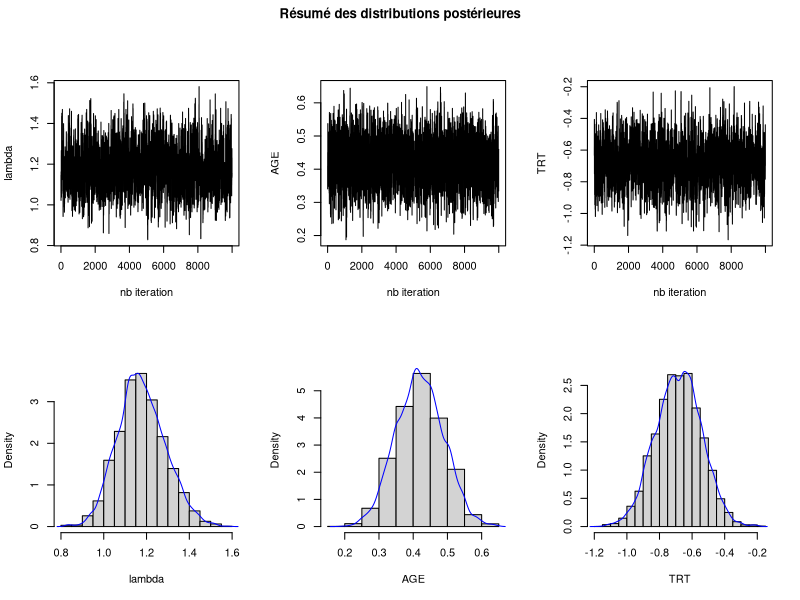
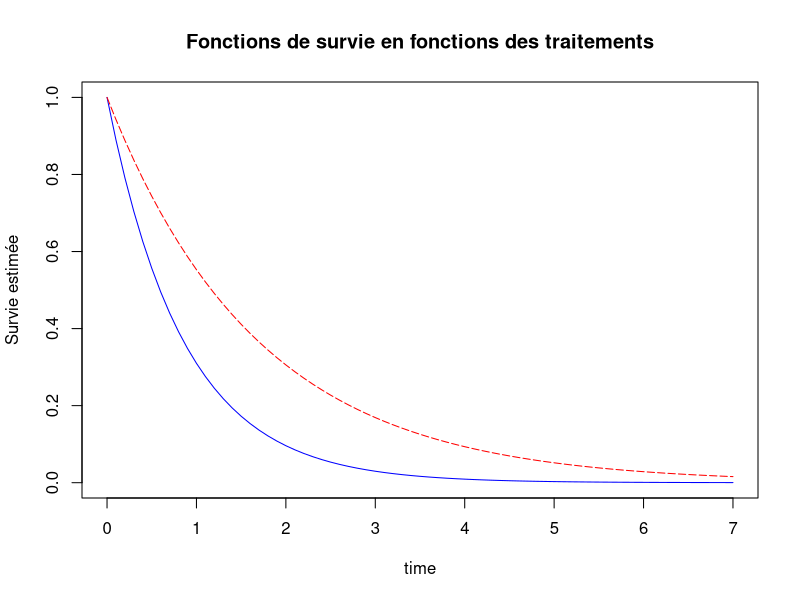
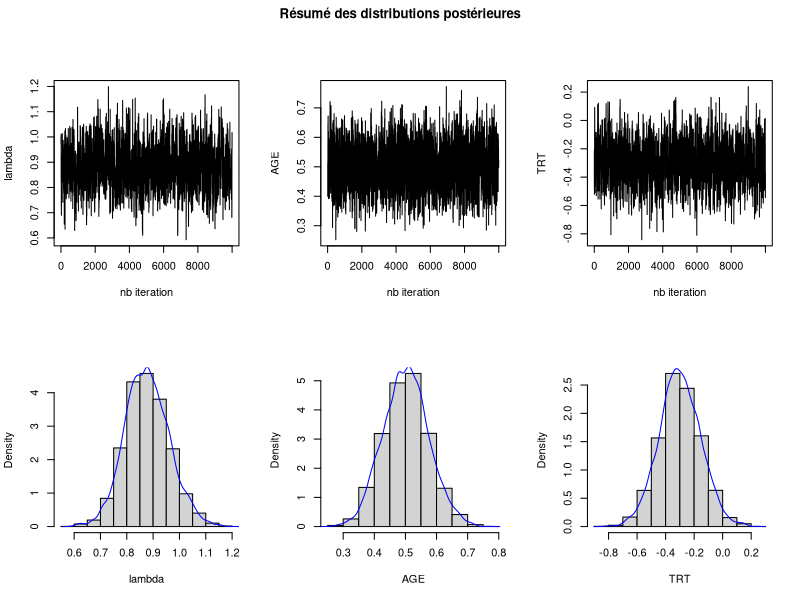
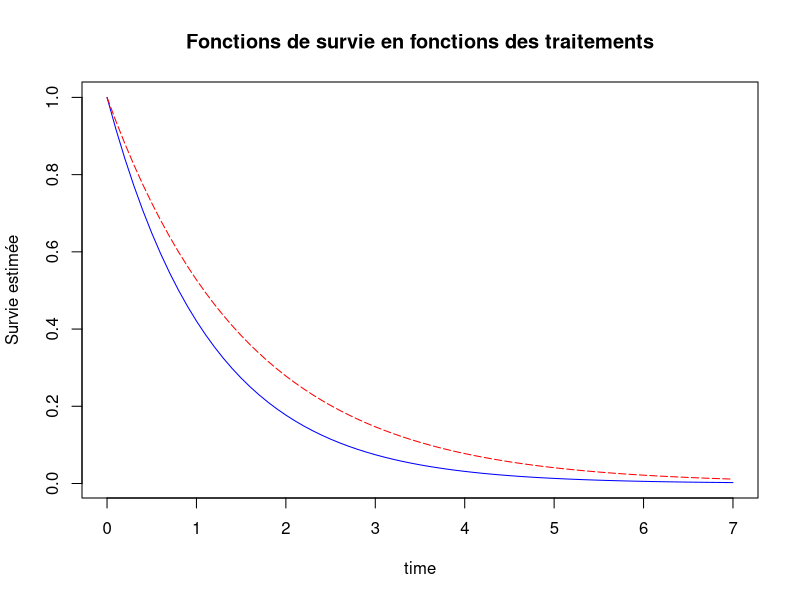
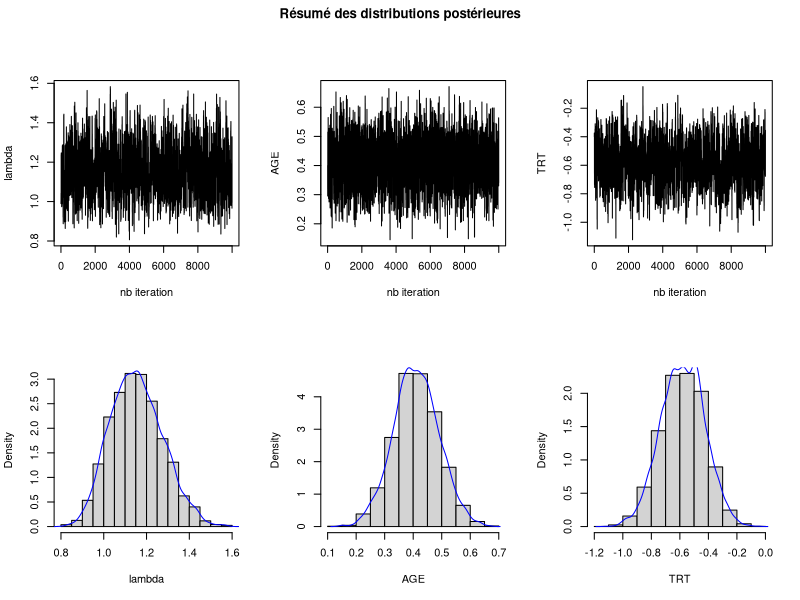
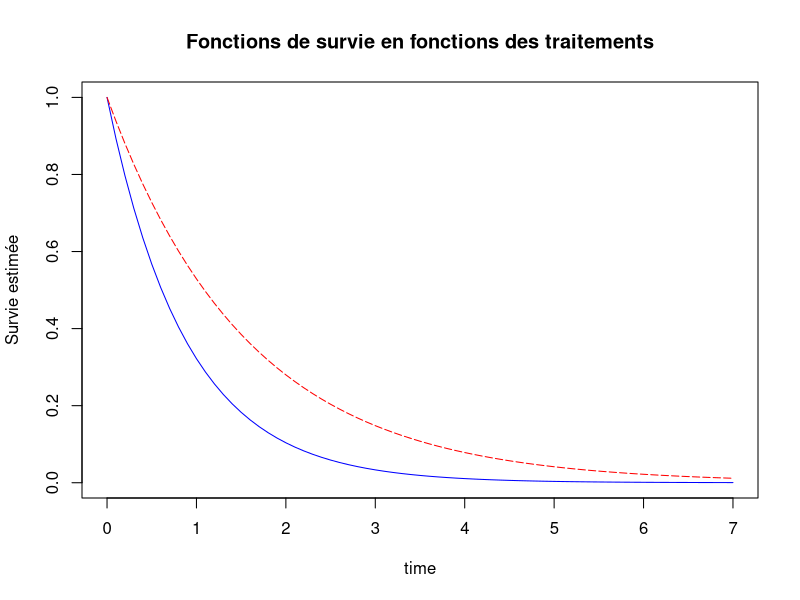

Write R code to recreate these figures, in order.
##########
# PART A #
##########

# A.4
# Frequences sur la censure
compute_cens <- function(vector, file_to_save){
  f <- table(vector)

  data_to_write <- matrix(c(f[[1]], f[[1]]/length(vector), f[[2]], f[[2]]/length(vector)),
    nrow=2, ncol=2) 
  rownames(data_to_write) <- c("Effectif", "Fréquence")
  colnames(data_to_write) <- c("Censuré","Non censuré")

  sink(file=file_to_save, append=TRUE)
  print(data_to_write, digits=2)
  sink()
}

# A.4
# Frequences sur les traitements
compute_trt <- function(vector, file_to_save){
  f <- table(vector)
  n <- sum(is.na(vector))
  l <- length(vector)
  data_to_write <- matrix(c(f[[1]], f[[1]]/l, f[[2]], f[[2]]/l, n, n/l),
    nrow=2, ncol=3) 
  rownames(data_to_write) <- c("Effectif", "Fréquence")
  colnames(data_to_write) <- c("Traitement A","Traitement B", "NA")

  sink(file=file_to_save, append=TRUE)
  print(data_to_write, digits=2)
  sink()
}

# A.4
# Statistiques descriptives
stat_descr <- function(data, file_to_save){
  T = gsub("[,]",".", data$T)
  AGE = gsub("[,]",".", data$AGE)
  summary_T <- summary(as.vector(T, mode="numeric"), na.rm=TRUE)
  names <- names(summary_T)
  summary_AGE <- summary(as.vector(AGE, mode="numeric"), na.rm=TRUE)
  sd_T <- sd(T, na.rm=TRUE)
  sd_AGE <- sd(AGE, na.rm=TRUE)

  data_to_write <- matrix(c(summary_T, sd_T, summary_AGE[1:6], sd_AGE),
			  nrow=7, ncol=2)
  rownames(data_to_write) <- c(names, "Ecart-type")
  colnames(data_to_write) <- c("T","AGE")
  sink(file=file_to_save, append=TRUE)
  print(data_to_write, digits=4)
  sink()
}

# A.4
# Statistiques pour les jeux de donnees
compute_stats <- function(s){
  for(i in 1:length(s)){
    p <- s[i]
    n <- names(p)
    n <- gsub(" ", "_", n)
    filename <- paste(n, ".txt", sep="")
    file.create(filename)

    #Part 1
    title = paste("Statistiques descriptives pour la province" , n, ": \n")
    cat(title, file=filename, append=TRUE)
    cat("_ _ _ _ _ _ _ _ _ _ _ _ _ _ _ _ _ _ _ _ _ _ _ _ _ _ _ _ _ _ _ _ _ _  \n\n", file=filename, append=TRUE)
    cat("Nombre de patient ayant subi l'événement versus les patients censurés : \n\n", file=filename, append=TRUE)
    #compute censure freq
    compute_cens(p[[1]]$CENS, filename)

    cat("\nNombre de patient ayant reçu le traitement A vs les patients ayant reçu le traitement B : \n\n", file=filename, append=TRUE)
    #compute treatment freq
    compute_trt(p[[1]]$TRT, filename)

    cat("\nStatistiques descriptives pour les concernant les temps de rechute\nainsi que l'âge des patients ayant subi une rechute :\n\n", file=filename, append=TRUE)
    #compute desc stats
    stat_descr(p[[1]][p[[1]]["CENS"]==1,], filename)
  }
}

# A.5
# Standardise une colonne
# Pour utiliser la fonction pour standardiser age, il faut donner data$AGE comme parametre
standardization <- function(data){
  AGE <- as.vector(gsub("[,]", ".", data), mode="numeric")
  sd_AGE <- sd(AGE, na.rm=TRUE)
  mean_AGE <- mean(AGE, na.rm=TRUE)
  return (na.omit((AGE - mean_AGE)/sd_AGE))
}



##########
# PART B #
##########

# B.1, C.3
# Graphes de lambda, beta1 et beta2
plot_graphs <- function(lambda, beta1, beta2, zone){
  jpeg(paste(zone, "posterieure.jpeg", sep="_"), width = 640, height = 640, units = "px", quality = 90)
  par(mfrow = c(2,3), oma=c(0,0,2,0))
  plot(lambda, type = "l", ylab = "lambda", xlab = "nb iteration")
  plot(beta1, type = "l", ylab = "AGE", xlab = "nb iteration")
  plot(beta2, type = "l", ylab = "TRT", xlab = "nb iteration")
  hist(lambda, probability=TRUE, main = "", ylab = "Density", xlab = "lambda")
  lines(density(lambda), col="blue")
  hist(beta1, probability=TRUE, main = "", ylab = "Density", xlab = "AGE")
  lines(density(beta1), col="blue")
  hist(beta2, probability=TRUE, main = "", ylab = "Density", xlab = "TRT")
  lines(density(beta2), col="blue")
  title("Résumé des distributions postérieures", outer=TRUE)
  op <- dev.off()
}

# B.2, C.1
# Fonction de survie du modele de Cox
cox_S <- function(l, t, x, beta){
  return (exp(-l*t)^exp(x%*%beta))
}

# B.2, C.3
# Fonction de survie pour les deux traitements
plot_function <- function(lambda, beta1, beta2, zone, data){
  jpeg(paste(zone, "survie.jpeg", sep="_"), width = 640, height = 640, units = "px", quality = 90)
  t <- seq(from = 0, to = 7, by = 0.1)
  lamb <- median(lambda)
  stAge <- standardization(data$AGE) 
  stAge0 <- standardization(data[data$TRT==0,]$AGE) 
  stAge1 <- standardization(data[data$TRT==1,]$AGE) 
  mBeta1 <- median(beta1)
  mBeta2 <- median(beta2)
  beta <- c(mBeta1, mBeta2)
  x0 <- c(median(stAge), 0) #stAge0
  x1 <- c(median(stAge), 1) #stAge1
  S0 <- cox_S(lamb, t, x0, beta)
  S1 <- cox_S(lamb, t, x1, beta)
  plot(t, S0, type = "l", col="blue", main="Fonctions de survie en fonctions des traitements", 
    xlab="time", ylab="Survie estimée")
  lines(t, S1, type = "l", lty = "longdash", col="red")
  op <- dev.off()
}



##########
# PART C #
##########

# C.1
# Fonction de hasard du modele de Cox
cox_h <- function(l, x, beta){
  return (l*exp(x%*%beta))
}

# C.1
# Calcule la valeur du logarithme de la distribution posterieure
post_dist_log <- function(T, delta, l, beta, X){
  stopifnot(length(T)==length(delta), length(T)==length(X[,1]))
  result <- delta*log(cox_h(l, X, beta)) + log(cox_S(l, T, X, beta))
  return (sum(result)-log(l))
}

# C.2
# Calcul le taux d'acceptation alpha defini dans l'enonce.
taux_acceptation <- function(lambda, omega, T, delta, beta, X, param){
  if(param == 1){
    l <- omega
    b <- beta
  }
  else if(param == 2 || param == 3){
    l <- lambda
    b <- beta
    b[param-1] <- omega
  }
  pi_omega <- post_dist_log(T, delta, l, b, X)
  pi_lambda <- post_dist_log(T, delta, lambda, beta, X)
  v <- exp(pi_omega - pi_lambda)
  if (v < 1)
    return (v)
  else
    return (1)
  
}

# C.2
# Coeur de l'algorithme Metropolis. Ce sont les 4 etapes precisee dans
# l'enonce. A repeter sur chaque parametre d'interet.
metropolis_core <-function(T, lambda, delta, sd, beta, X, param){
  omega <- 0
  if(param == 1){
    omega <- lambda + rnorm(1, 0, sd[1])
    #Guard to avoid lambda going below 0
    if(omega <= 0){
      omega <- 0.000001
    }
  } 
  else if(param == 2 || param == 3){
    omega <- beta[param-1] + rnorm(1, 0, sd[param])
  }
  alpha <- taux_acceptation(lambda, omega, T, delta, beta, X, param)
  U <-runif(1, 0, 1)
  if(U < alpha)
    return (omega)
  else{
    if(param == 1){ 
      return (lambda)
    }
    else if(param == 2 || param == 3){
      return (beta[param-1])
    }
  }
}

# C.2
# Implementation de l'algorithme de Metropolis
# M: Nombre d'iterations 
# N: Nombre de paramètres
# T: Le vecteur de temps observés
# delta : indicateurs de censure
# lambda_init : valeur initiale de lambda
# beta_init : les valeurs initiales de (beta1, beta2)
# X : une matrice dont la premiere colonne corespond a l'age standardise du
# patient et dont la deuxieme colonne correspond au traitement recu
# sd_vect : vecteur d'ecart type
metropolis <- function(N, T, delta, X, sd_vect=c(0.2, 0.19, 0.27), M=10000, lambda_init=1, beta_init=c(0.4, -0.4)){
  lambda <- lambda_init
  beta1 <- beta_init[1]
  beta2 <- beta_init[2]

  vect_lambda <- c(lambda)
  vect_beta1 <- c(beta1)
  vect_beta2 <- c(beta2)

  for(i in 1:(M-1)){
    lambda <- metropolis_core(T, lambda, delta, sd_vect, c(beta1, beta2), X, 1)
    beta1 <- metropolis_core(T, lambda, delta, sd_vect, c(beta1, beta2), X, 2)
    beta2 <- metropolis_core(T, lambda, delta, sd_vect, c(beta1, beta2), X, 3)
    vect_lambda <- append(vect_lambda, lambda)
    vect_beta1 <- append(vect_beta1, beta1)
    vect_beta2 <- append(vect_beta2, beta2)
  }
  accept_lambda <- taux_acceptation(lambda, lambda+rnorm(1, 0, sd_vect[1]), T,
           delta, c(beta1, beta2), X, 1)
  accept_beta1 <- taux_acceptation(lambda, beta1+rnorm(1, 0, sd_vect[2]), T,
           delta, c(beta1, beta2), X, 2)
  accept_beta2 <- taux_acceptation(lambda, beta2+rnorm(1, 0, sd_vect[3]), T,
           delta, c(beta1, beta2), X, 3)
  return (c(vect_lambda, accept_lambda, vect_beta1, accept_beta1, vect_beta2, accept_beta2))
}

# C.3
compute_metro <- function(d, n, iterations=10000){
  offset <- 1
  stAge <- standardization(d$AGE)
  trt <- d$TRT
  m <- matrix(append(stAge, trt), ncol=2)
  t <- as.vector(gsub("[,]", ".", d$T), mode="numeric")
  metro <- metropolis(3, t, d$CENS, m, M=iterations)
  l <- metro[offset:(offset+iterations-1)]
  offset <- offset+iterations+1
  b1 <- metro[offset:(offset+iterations-1)]
  offset <- offset+iterations+1
  b2 <- metro[offset:(offset+iterations-1)]

  plot_graphs(l, b1, b2, n)
  plot_function(l, b1, b2, n, d)
}

########
# Main #
########


# Part A
#--------

# A.1
# stwd à décommenter pour renseigner le répertoire du script
# stwd("répertoire du script")

# A.2
data <- read.table("resources/ProjetR.txt", header=TRUE, sep="*", skip=1)

# A.3
s <- split(data, data$PROV)

# A.4
compute_stats(s)

# A.5
# fait par la fonction standardization()


# Part B
#--------

#Part B.1
lambda <- read.table("resources/lambda_Flandre.txt")
beta1 <- read.table("resources/beta1_Flandre.txt")
beta2 <- read.table("resources/beta2_Flandre.txt")
plot_graphs(lambda[,2], beta1[,2], beta2[,2], "Flandre")

#Part B.2
plot_function(lambda[,2], beta1[,2], beta2[,2], "Flandre", s[3][[1]])


# Part C
#--------

# C.1
# Cfr fonction post_dist_log()

# C.2
# Cfr fonction metropolis()

# C.3
# Devrait être fait grace à une boucle pour eviter la duplication de code, 
# mais s[i][[1]] renvoie alors une error 'out of bound'
# Le resultat est malgré tout identique.
d <- na.omit(s[1][[1]])
n <- gsub(" ", "_", names(s[1]))
compute_metro(d, n, iterations=10000)

d <- na.omit(s[2][[1]])
n <- gsub(" ", "_", names(s[2]))
compute_metro(d, n, iterations=10000)
